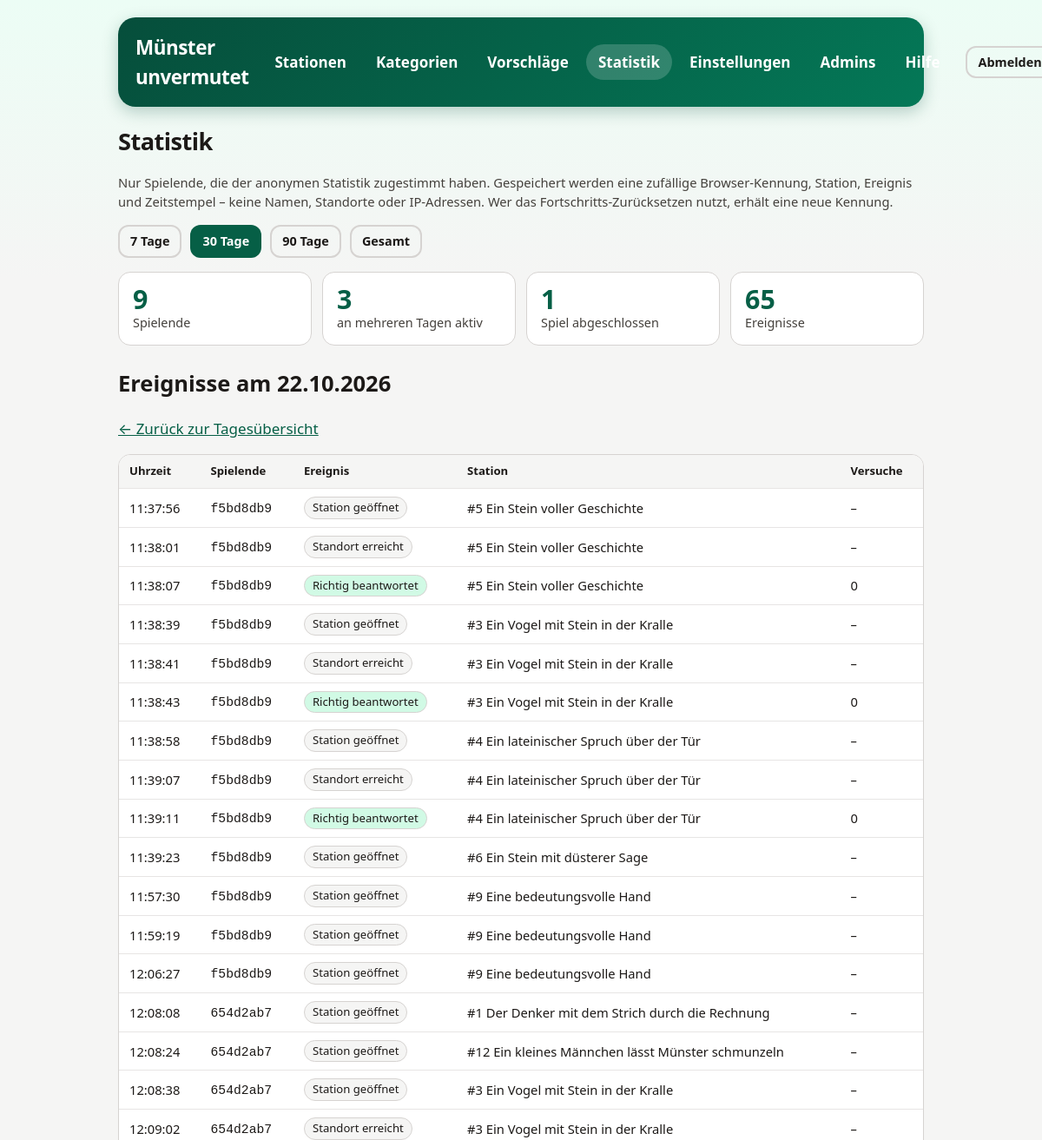
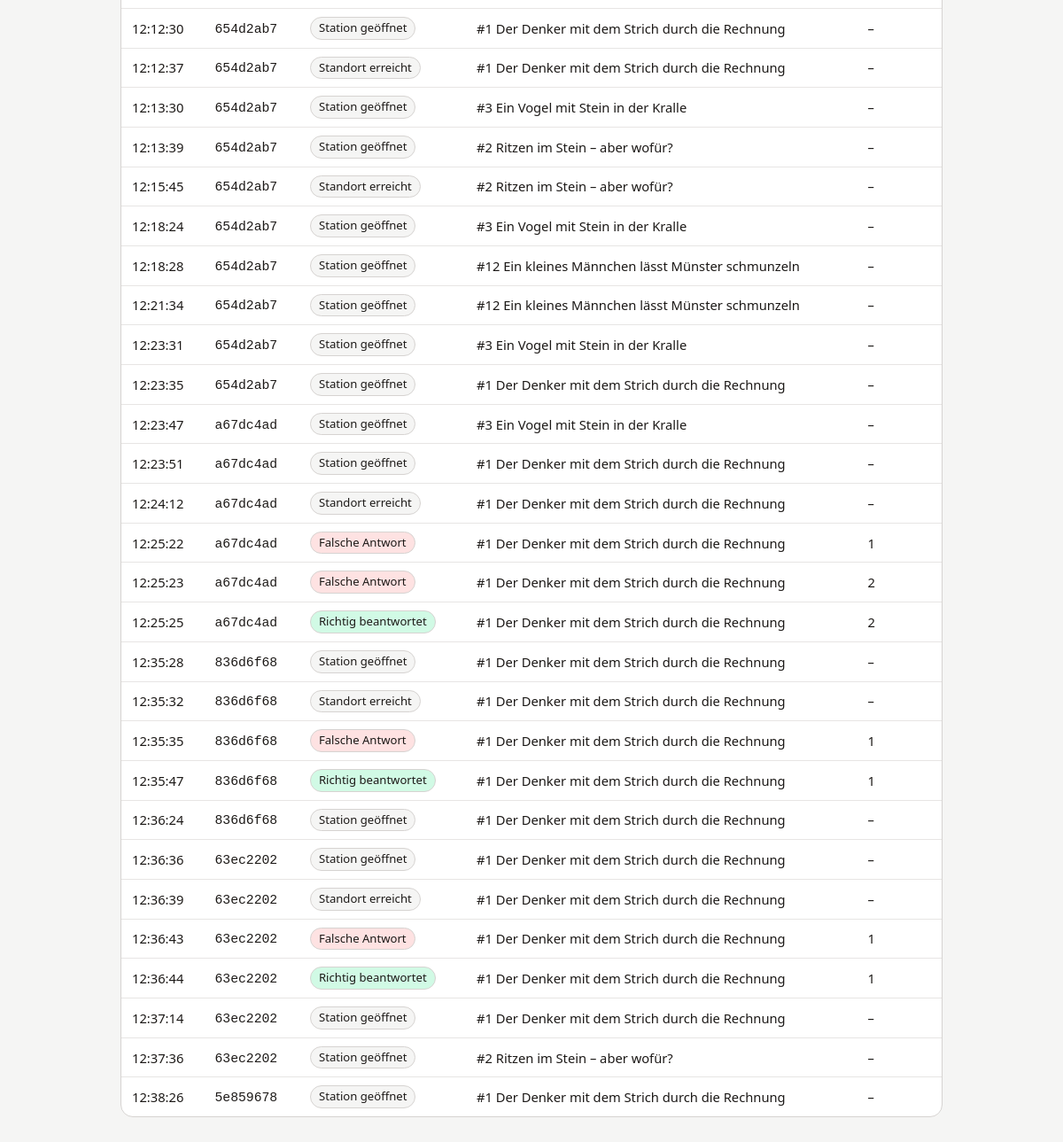
Before: /admin/statistics.php?days=30&day=2026-10-22 (signed in) with the older database file (2 pictures, top to bottom).
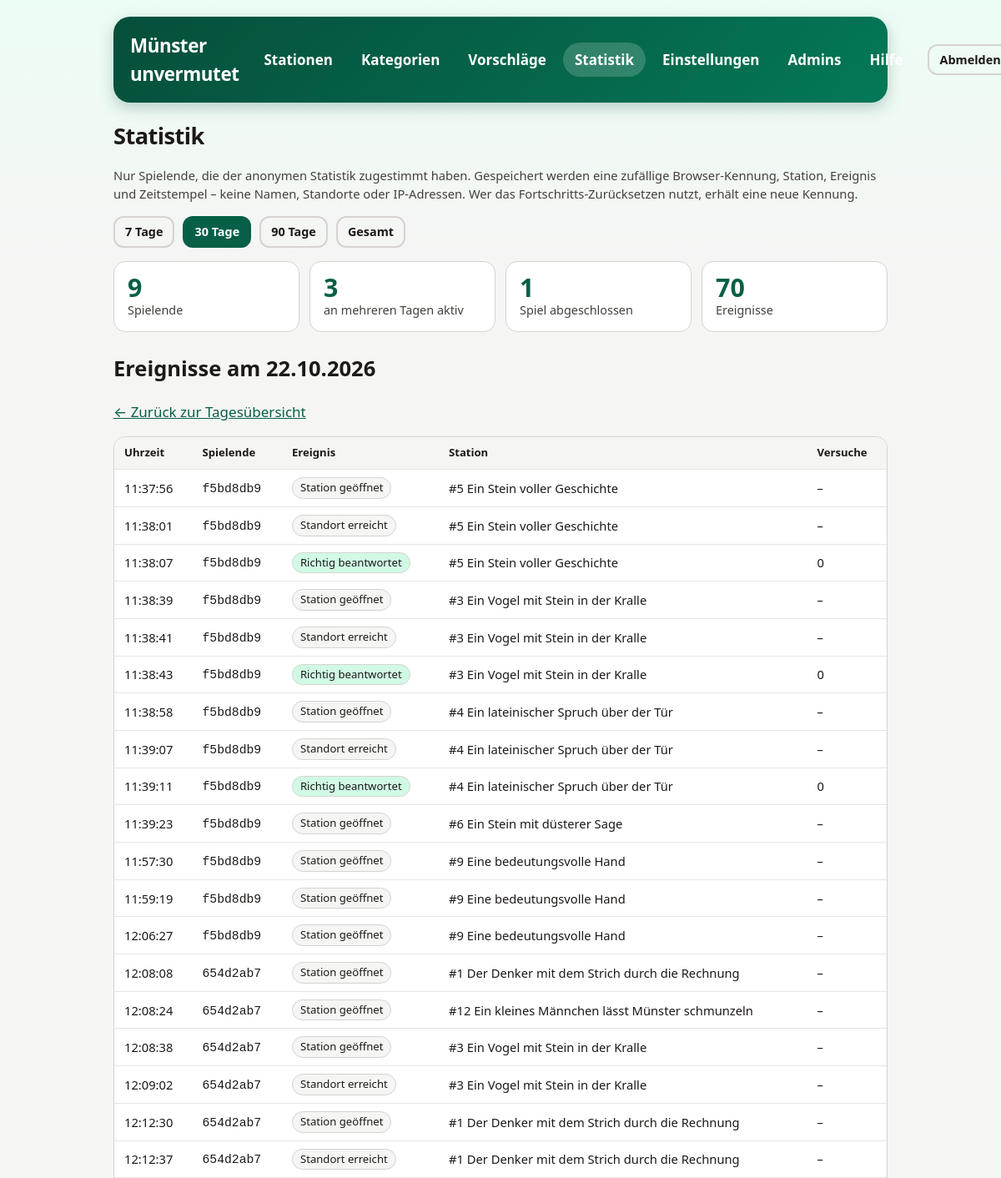
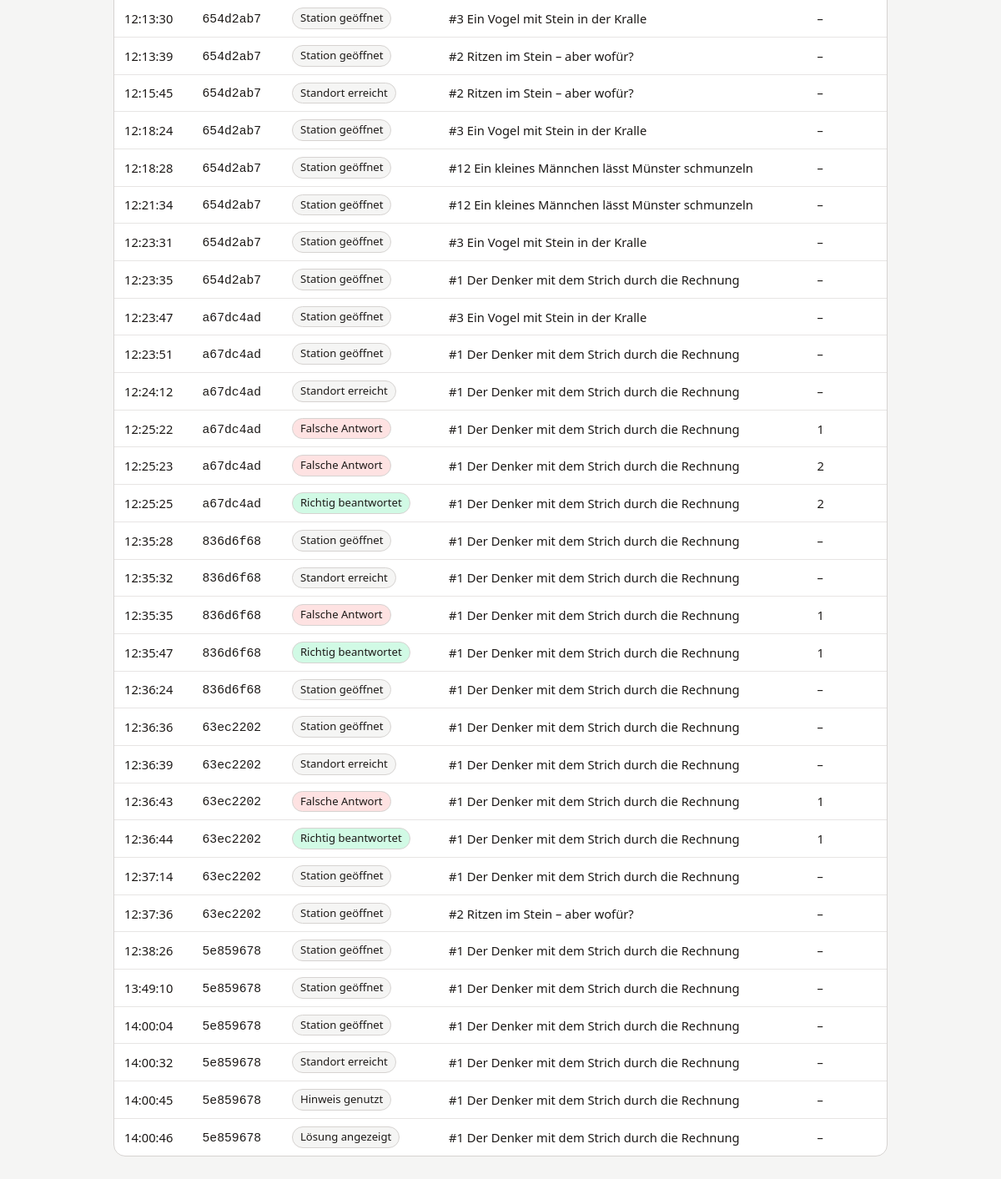
After: the same page with the newer database file (2 pictures, top to bottom).
### tables this page shows
CREATE TABLE stat_events (
    id INTEGER PRIMARY KEY AUTOINCREMENT,
    player_id TEXT NOT NULL,
    station_id TEXT,
    event TEXT NOT NULL
        CHECK (event IN ('opened', 'location_verified', 'hint_used', 'wrong_answer', 'solution_shown', 'solved', 'game_completed')),
    attempts INTEGER,
    created_at TEXT NOT NULL
);

CREATE TABLE stations (
    id TEXT PRIMARY KEY,
    number INTEGER NOT NULL,
    title TEXT NOT NULL,
    hint TEXT NOT NULL,
    lat NUMERIC NOT NULL,
    lon NUMERIC NOT NULL,
    correct_option_index INTEGER NOT NULL,
    solution_title TEXT NOT NULL,
    solution_caption TEXT,
    info TEXT NOT NULL,
    task_image TEXT NOT NULL,
    solution_image TEXT,
    category TEXT NOT NULL,
    status TEXT NOT NULL DEFAULT 'published'
        CHECK (status IN ('published', 'archived')),
    created_at TEXT NOT NULL,
    updated_at TEXT NOT NULL
, teaser_text TEXT);

### admin/statistics.php (the view, shortened to what this page needs)
<?php
require __DIR__ . '/_bootstrap.php';
$admin = require_admin();
$ranges = [7 => '7 Tage', 30 => '30 Tage', 90 => '90 Tage', 0 => 'Gesamt'];
$days = isset($_GET['days']) && array_key_exists((int) $_GET['days'], $ranges) ? (int) $_GET['days'] : 30;
$from = $days > 0 ? date('Y-m-d', strtotime('-' . ($days - 1) . ' days')) : '0000-00-00';
$day = is_string($_GET['day'] ?? null) && preg_match('/^\d{4}-\d{2}-\d{2}$/', $_GET['day']) ? $_GET['day'] : null;
$pdo = db();
function stat_value(PDO $pdo, string $sql, array $params): int
{
    $stmt = $pdo->prepare($sql);
    $stmt->execute($params);
    return (int) $stmt->fetchColumn();
}
$players = stat_value($pdo, 'SELECT COUNT(DISTINCT player_id) FROM stat_events WHERE substr(created_at, 1, 10) >= ?', [$from]);
$eventCount = stat_value($pdo, 'SELECT COUNT(*) FROM stat_events WHERE substr(created_at, 1, 10) >= ?', [$from]);
$completed = stat_value($pdo, "SELECT COUNT(DISTINCT player_id) FROM stat_events WHERE event = 'game_completed' AND substr(created_at, 1, 10) >= ?", [$from]);
$returning = stat_value(
    $pdo,
    'SELECT COUNT(*) FROM (SELECT player_id FROM stat_events WHERE substr(created_at, 1, 10) >= ? GROUP BY player_id HAVING COUNT(DISTINCT substr(created_at, 1, 10)) > 1)',
    [$from]
);
$dayEvents = [];
if ($day !== null) {
    $stmt = $pdo->prepare('SELECT e.created_at, e.player_id, e.event, e.attempts, s.number, s.title
        FROM stat_events e LEFT JOIN stations s ON s.id = e.station_id
        WHERE substr(e.created_at, 1, 10) = ? ORDER BY e.id');
    $stmt->execute([$day]);
    $dayEvents = $stmt->fetchAll();
}
function stat_date(string $day): string
{
    $time = strtotime($day);
    return $time ? date('d.m.Y', $time) : $day;
}
admin_header('Statistik', $admin);
?>
<h1 class="admin-title">Statistik</h1>
<p class="task-intro">Nur Spielende, die der anonymen Statistik zugestimmt haben. Gespeichert werden eine zufällige Browser-Kennung, Station, Ereignis und Zeitstempel – keine Namen, Standorte oder IP-Adressen. Wer das Fortschritts-Zurücksetzen nutzt, erhält eine neue Kennung.</p>
<nav class="admin-toolbar" aria-label="Zeitraum">
  <?php foreach ($ranges as $value => $label): ?>
    <a class="btn small<?= $value === $days ? '' : ' secondary' ?>" href="statistics.php?days=<?= $value ?>"<?= $value === $days ? ' aria-current="true"' : '' ?>><?= h($label) ?></a>
  <?php endforeach; ?>
</nav>
<div class="stat-kpis">
  <div class="stat-kpi"><b><?= $players ?></b><span>Spielende</span></div>
  <div class="stat-kpi"><b><?= $returning ?></b><span>an mehreren Tagen aktiv</span></div>
  <div class="stat-kpi"><b><?= $completed ?></b><span>Spiel abgeschlossen</span></div>
  <div class="stat-kpi"><b><?= $eventCount ?></b><span>Ereignisse</span></div>
</div>
<?php if ($day !== null): ?>
  <h2>Ereignisse am <?= h(stat_date($day)) ?></h2>
  <p><a href="statistics.php?days=<?= $days ?>">← Zurück zur Tagesübersicht</a></p>
  <?php if (!$dayEvents): ?><p>Keine Ereignisse an diesem Tag.</p><?php else: ?>
  <div class="stat-table-wrap"><table class="stat-table">
    <thead><tr><th>Uhrzeit</th><th>Spielende</th><th>Ereignis</th><th>Station</th><th>Versuche</th></tr></thead>
    <tbody>
    <?php foreach ($dayEvents as $e): ?>
      <tr>
        <td><?= h(substr((string) $e['created_at'], 11, 8)) ?></td>
        <td><code><?= h(substr((string) $e['player_id'], 0, 8)) ?></code></td>
        <td><span class="stat-event stat-event--<?= h($e['event']) ?>"><?= h(EVENT_LABELS[$e['event']] ?? $e['event']) ?></span></td>
        <td><?= $e['title'] !== null ? h('#' . $e['number'] . ' ' . $e['title']) : '–' ?></td>
        <td><?= $e['attempts'] !== null ? (int) $e['attempts'] : '–' ?></td>
      </tr>
    <?php endforeach; ?>
    </tbody>
  </table></div>
  <?php endif; ?>
<?php endif; ?>
<?php admin_footer();

### admin/_bootstrap.php (shortened to what this page needs)
<?php
function h($value): string
{
    return htmlspecialchars((string) $value, ENT_QUOTES | ENT_SUBSTITUTE, 'UTF-8');
}
function admin_header(string $title, ?array $admin = null, string $extraHead = ''): void
{
    $current = basename((string) ($_SERVER['SCRIPT_NAME'] ?? ''));
    $nav = [
        'index.php' => ['Stationen', ['index.php', 'station-edit.php']],
        'categories.php' => ['Kategorien', ['categories.php', 'category-edit.php']],
        'suggestions.php' => ['Vorschläge', ['suggestions.php']],
        'statistics.php' => ['Statistik', ['statistics.php']],
        'settings.php' => ['Einstellungen', ['settings.php']],
        'admins.php' => ['Admins', ['admins.php', 'password.php']],
        'help.php' => ['Hilfe', ['help.php']],
    ];
    echo '<!doctype html><html lang="de"><head><meta charset="utf-8">',
        '<meta name="viewport" content="width=device-width, initial-scale=1">',
        '<meta name="color-scheme" content="light dark">',
        '<meta name="robots" content="noindex,nofollow">',
        '<title>', h($title), ' – Admin Münster unvermutet</title>',
        '<link rel="stylesheet" href="admin.css">', $extraHead, '</head><body><div class="page">';
    echo '<header class="hero"><div class="admin-bar"><strong class="admin-brand">Münster unvermutet</strong>';
    if ($admin) {
        echo '<nav class="admin-nav" aria-label="Hauptnavigation">';
        foreach ($nav as $href => [$label, $pages]) {
            echo '<a href="', $href, '"', in_array($current, $pages, true) ? ' aria-current="page"' : '', '>', $label, '</a>';
        }
        echo '</nav><div class="admin-user">',
            '<form method="post" action="logout.php">', csrf_field(), '<button class="secondary small">Abmelden</button></form></div>';
    }
    echo '</div></header><main>';
}
function admin_footer(): void
{
    echo '</main></div></body></html>';
}

### admin/admin.css (style rules this page uses)
:root { font-family: system-ui, -apple-system, 'Segoe UI', sans-serif; color-scheme: light dark; --green: #065f46; --green-dark: #064e3b; --green-soft: #ecfdf5; --ink: #1c1917; --muted: #44403c; --bg: #f5f5f4; --bg-top: #ecfdf5; --surface: #fff; --surface-alt: #f5f5f4; --border: #d6d3d1; --border-soft: #e7e5e4; --link: #065f46; --focus: #f59e0b; --danger: #b91c1c; --danger-soft: #fee2e2; --ok-soft: #d1fae5; --hero-from: #064e3b; --hero-to: #047857; --hero-text: #d1fae5; --cat: #065f46; --cat-soft: #ecfdf5; --shadow: rgba(6, 78, 59, 0.25); }
* { box-sizing: border-box; }
body { margin: 0; background: linear-gradient(180deg, var(--bg-top) 0, var(--bg) 320px) no-repeat var(--bg); color: var(--ink); font-size: 1.0625rem; line-height: 1.5; }
a { color: var(--link); }
.page { max-width: 960px; margin: 0 auto; padding: 20px 16px 48px; }
.hero { background: linear-gradient(135deg, var(--hero-from), var(--hero-to)); color: #fff; border-radius: 20px; padding: 18px 20px; box-shadow: 0 6px 18px var(--shadow); margin-bottom: 20px; }
.hero h1, .hero .admin-brand { margin: 0; font-size: 1.4rem; letter-spacing: -0.02em; color: inherit; }
.admin-bar { display: flex; align-items: center; gap: 10px 16px; }
.admin-nav { display: flex; gap: 6px; margin-left: auto; }
.admin-nav a { color: inherit; text-decoration: none; font-weight: 700; padding: 8px 14px; border-radius: 999px; }
.admin-nav a:hover, .admin-nav a[aria-current='page'] { background: rgba(255, 255, 255, 0.18); }
.admin-user { display: flex; align-items: center; gap: 10px; font-size: 0.9rem; }
.admin-user form { margin: 0; }
h1.admin-title { font-size: 1.7rem; letter-spacing: -0.02em; margin: 0 0 4px; color: var(--ink); }
.admin-toolbar { display: flex; flex-wrap: wrap; gap: 10px; align-items: center; margin: 16px 0; }
button, .btn { cursor: pointer; font: inherit; font-size: 1rem; font-weight: 600; min-height: 44px; padding: 10px 18px; border-radius: 12px; border: 2px solid transparent; text-decoration: none; display: inline-flex; align-items: center; justify-content: center; gap: 6px; background: var(--green); color: #fff; transition: transform 0.18s ease, background-color 0.18s ease; }
button.secondary, .btn.secondary, .back-button { background: transparent; color: var(--ink); border-color: var(--border); font-weight: 700; }
button.small, .btn.small { min-height: 36px; padding: 6px 12px; font-size: 0.9rem; }
.task-intro, .muted { color: var(--muted); font-size: 0.92rem; }
.stat-kpis { display: grid; grid-template-columns: repeat(auto-fit, minmax(150px, 1fr)); gap: 12px; margin: 0 0 24px; }
.stat-kpi { background: var(--surface); border: 1px solid var(--border); border-radius: 14px; padding: 14px 16px; display: flex; flex-direction: column; }
.stat-kpi b { font-size: 1.9rem; line-height: 1.1; color: var(--green); }
.stat-kpi span { color: var(--muted); font-size: 0.9rem; }
.stat-table-wrap { overflow-x: auto; margin: 0 0 12px; border: 1px solid var(--border); border-radius: 14px; background: var(--surface); }
.stat-table { width: 100%; border-collapse: collapse; font-size: 0.92rem; }
.stat-table th, .stat-table td { padding: 9px 12px; text-align: left; border-bottom: 1px solid var(--border-soft); white-space: nowrap; }
.stat-table th { background: var(--surface-alt); font-size: 0.82rem; }
.stat-table tbody tr:last-child td { border-bottom: 0; }
.stat-event { display: inline-block; padding: 2px 9px; border-radius: 999px; background: var(--surface-alt); border: 1px solid var(--border); font-size: 0.82rem; }
.stat-event--solved, .stat-event--game_completed { background: var(--ok-soft); }
.stat-event--wrong_answer { background: var(--danger-soft); }

Changed rows visible on the page:
added stat_events: created_at "13:49:10", player "5e859678", event "Station geöffnet", station.title "#1 Der Denker mit dem Strich durch die Rechnung"
added stat_events: created_at "14:00:04", player "5e859678", event "Station geöffnet", station.title "#1 Der Denker mit dem Strich durch die Rechnung"
added stat_events: created_at "14:00:32", player "5e859678", event "Standort erreicht", station.title "#1 Der Denker mit dem Strich durch die Rechnung"
added stat_events: created_at "14:00:45", player "5e859678", event "Hinweis genutzt", station.title "#1 Der Denker mit dem Strich durch die Rechnung"
added stat_events: created_at "14:00:46", player "5e859678", event "Lösung angezeigt", station.title "#1 Der Denker mit dem Strich durch die Rechnung"
Other visible differences:
$eventCount: "65" → "70"
